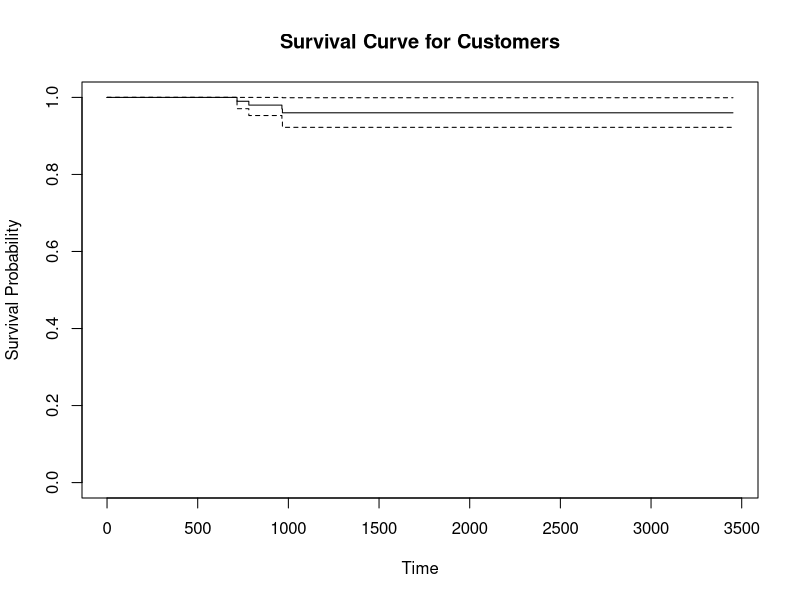

Here is the R script that generated this plot:
## ---- chunk 1
library(survival)

# Set seed for reproducibility
set.seed(123)

# Create fake data for customers
customers <- data.frame(
  customer_id = 1:100,
  birthday = sample(1950:2000, 100, replace = TRUE)
)

# Create fake data for accounts
accounts <- data.frame(
  account_id = 1:500,
  customer_id = sample(1:100, 500, replace = TRUE),
  date = sample(seq(as.Date('2020/01/01'), as.Date('2021/12/31'), by = "day"), 500, replace = TRUE),
  balance = rnorm(500, mean = 2000, sd = 1000)
)

# Calculate average balance for each customer
customer_balances <- aggregate(accounts$balance, by = list(customer_id = accounts$customer_id), FUN = mean)
colnames(customer_balances) <- c("customer_id", "average_balance")

# Define a "death" event based on a minimum balance threshold
min_balance_threshold <- 1000
customer_balances$death_event <- ifelse(customer_balances$average_balance < min_balance_threshold, 1, 0)

# Merge customer data with birth year
customer_data <- merge(customers, customer_balances, by.x = "customer_id", by.y = "customer_id")

# Fit a Kaplan-Meier estimator at the customer level
fit_customer <- survfit(Surv(time = customer_data$average_balance, event = customer_data$death_event) ~ 1)

# Plot the survival curve for customers
plot(fit_customer, xlab = "Time", ylab = "Survival Probability", main = "Survival Curve for Customers")
